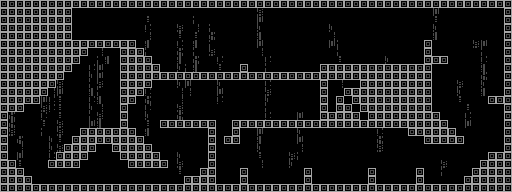

Below is a game level as drawn by its tile map, then a one-line description and the .tmx that defines it (tile-layer data replaced by summaries):
An orthogonal 64x24 tile map with 8x8 px tiles, 3 tile layers (Background, Collision, Foreground), 2 tilesets and 11 objects (7x Enemy, 2x Door, Player, Key).

<map version="1.2" tiledversion="1.3.3" orientation="orthogonal" renderorder="right-down" width="64" height="24" tilewidth="8" tileheight="8" infinite="0" nextlayerid="5" nextobjectid="15">
 <editorsettings>
  <export target="rThreeMap.lua" format="lua" />
 </editorsettings>
 <tileset firstgid="1" name="Tileset1" tilewidth="8" tileheight="8" tilecount="1024" columns="32">
  <image source="Tileset.png" width="256" height="256" />
 </tileset>
 <tileset firstgid="1025" name="Tileset1" tilewidth="8" tileheight="8" tilecount="1024" columns="32">
  <image source="Tileset.png" width="256" height="256" />
 </tileset>
 <layer id="3" name="Background" width="64" height="24">
  <data>[1536 cells, 1536 non-empty, 10 distinct tile ids]</data>
 </layer>
 <layer id="1" name="Collision" width="64" height="24">
  <data>[1536 cells, 546 non-empty, 1 distinct tile ids]</data>
 </layer>
 <layer id="4" name="Foreground" width="64" height="24">
  <data>[1536 cells, 0 non-empty, 0 distinct tile ids]</data>
 </layer>
 <objectgroup id="2" name="Object Layer 1">
  <object id="1" type="Player" x="104" y="168">
   <properties>
    <property name="animation_path" value="res/sprite/Player.json" />
    <property name="initial_tag" value="VIP" />
   </properties>
   <polygon points="0,0 0,16 16,16 16,0" />
  </object>
  <object id="2" type="Door" x="96" y="168">
   <properties>
    <property name="initial_tag" value="CLOSE" />
   </properties>
   <polyline points="0,0 0,16 16,16 16,0 0,0" />
  </object>
  <object id="4" type="Door" x="96" y="112">
   <properties>
    <property name="initial_tag" value="OPEN" />
   </properties>
   <polyline points="0,0 0,16 16,16 16,0 0,0" />
  </object>
  <object id="6" type="Key" x="104" y="32">
   <polygon points="0,0 0,8 8,8 8,0" />
  </object>
  <object id="7" type="Enemy" x="360" y="168">
   <properties>
    <property name="animation_path" value="res/sprite/Enemy.json" />
    <property name="etype" value="Red" />
    <property name="initial_tag" value="RED" />
   </properties>
   <polygon points="0,0 0,16 8,16 8,0" />
  </object>
  <object id="8" type="Enemy" x="248" y="168">
   <properties>
    <property name="animation_path" value="res/sprite/Enemy.json" />
    <property name="etype" value="Red" />
    <property name="initial_tag" value="RED" />
   </properties>
   <polygon points="0,0 0,16 8,16 8,0" />
  </object>
  <object id="10" type="Enemy" x="248" y="168">
   <properties>
    <property name="animation_path" value="res/sprite/Enemy.json" />
    <property name="etype" value="Red" />
    <property name="initial_tag" value="RED" />
   </properties>
   <polygon points="0,0 0,16 8,16 8,0" />
  </object>
  <object id="11" type="Enemy" x="360" y="168">
   <properties>
    <property name="animation_path" value="res/sprite/Enemy.json" />
    <property name="etype" value="Red" />
    <property name="initial_tag" value="RED" />
   </properties>
   <polygon points="0,0 0,16 8,16 8,0" />
  </object>
  <object id="12" type="Enemy" x="400" y="168">
   <properties>
    <property name="animation_path" value="res/sprite/Enemy.json" />
    <property name="etype" value="Red" />
    <property name="initial_tag" value="RED" />
   </properties>
   <polygon points="0,0 0,16 8,16 8,0" />
  </object>
  <object id="13" type="Enemy" x="400" y="168">
   <properties>
    <property name="animation_path" value="res/sprite/Enemy.json" />
    <property name="etype" value="Red" />
    <property name="initial_tag" value="RED" />
   </properties>
   <polygon points="0,0 0,16 8,16 8,0" />
  </object>
  <object id="14" type="Enemy" x="296" y="56">
   <properties>
    <property name="animation_path" value="res/sprite/Enemy.json" />
    <property name="etype" value="Red" />
    <property name="initial_tag" value="RED" />
   </properties>
   <polygon points="0,0 0,16 8,16 8,0" />
  </object>
 </objectgroup>
</map>
